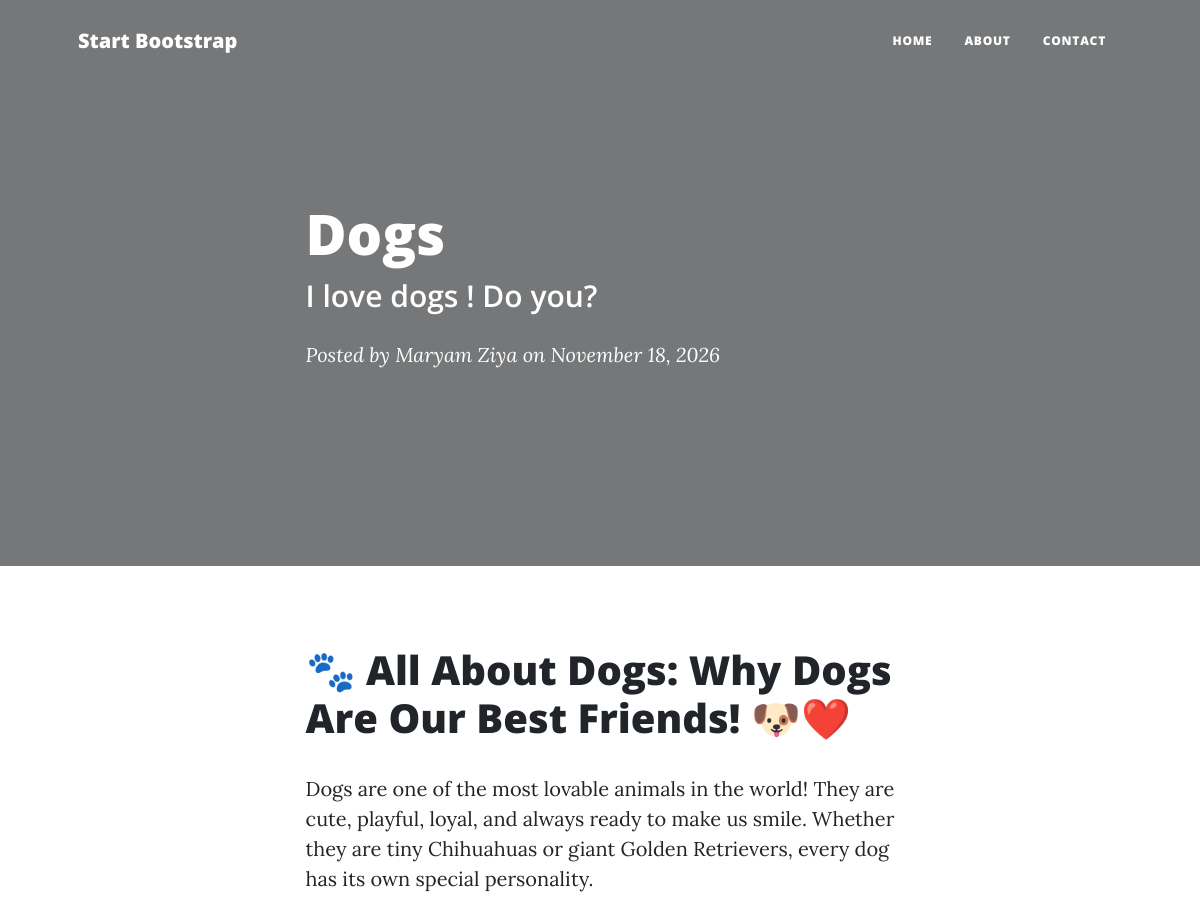
/post/1 (upper part), run on an earlier commit of the app's database.
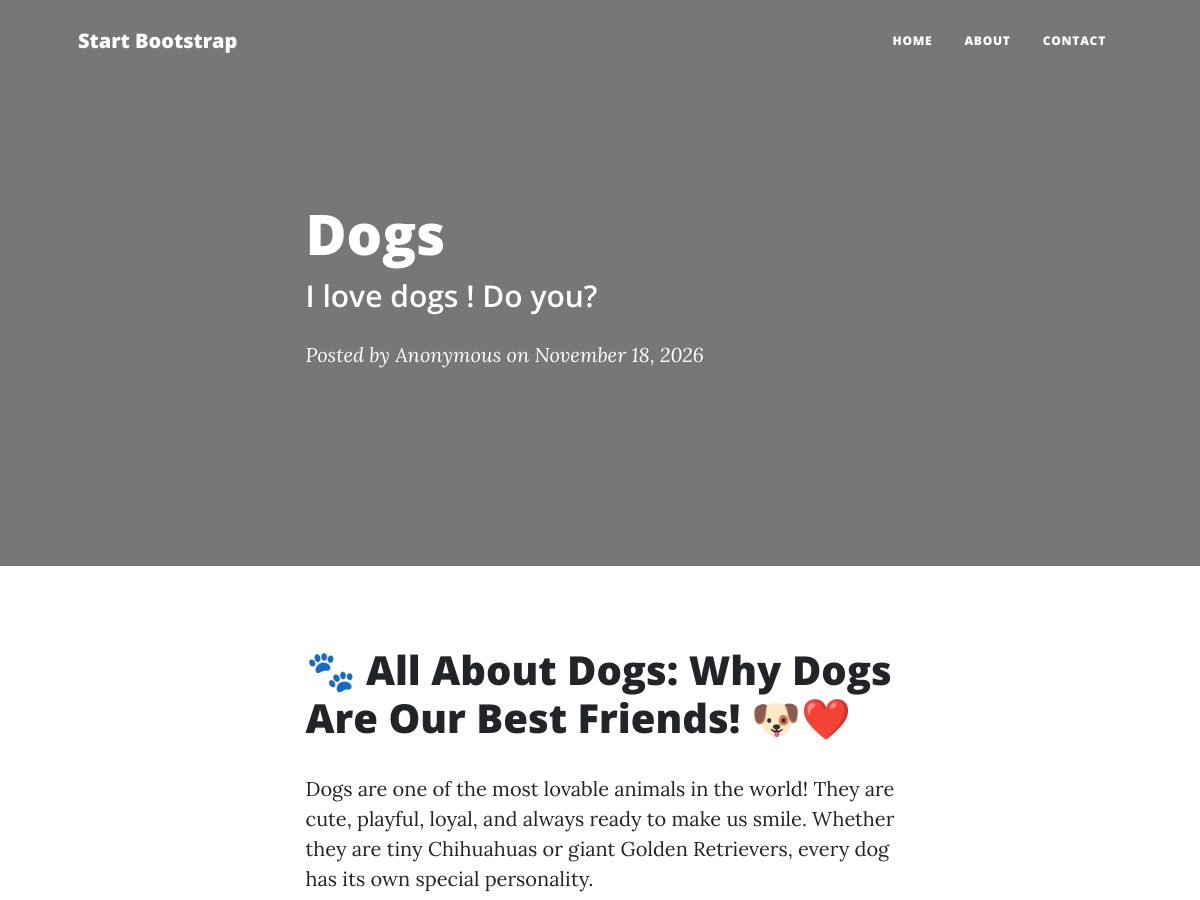
And on a later commit of the database.
### main.py (models this page shows, shortened)
class Blog(db.Model):
    id: Mapped[int] = mapped_column(Integer, primary_key=True)
    title: Mapped[str] = mapped_column(String(250), unique=True, nullable=False)
    name: Mapped[str] = mapped_column(String(250), nullable=False)
    img_url: Mapped[str] = mapped_column(String(250), nullable=False)
    subtitle: Mapped[str] = mapped_column(String(250), nullable=False)
    body: Mapped[str] = mapped_column(String(100000), nullable=False)
    date: Mapped[str] = mapped_column(String(250), nullable=False)

### main.py (the view)
@app.route('/post/<int:id>')
def post_page(id):
    post = db.get_or_404(Blog,id)
    return render_template("post.html",blog=post)

### templates/post.html (shortened to what this page needs)
<!DOCTYPE html>
<html lang="en">
    <head>
       <link href="{{ url_for('static', filename='css/styles.css') }}" rel="stylesheet" />
    </head>
    <body>
        {% include "header.html"%}
        <header class="masthead" style="background-image: url({{blog.img_url}})">
            <div class="container position-relative px-4 px-lg-5">
                <div class="row gx-4 gx-lg-5 justify-content-center">
                    <div class="col-md-10 col-lg-8 col-xl-7">
                        <div class="post-heading">
                            <h1>{{blog.title}}</h1>
                            <h2 class="subheading">{{blog.subtitle}}</h2>
                            <span class="meta">
                                Posted by
                                <a href="#!">{{blog.name}}</a>
                                on {{blog.date}}
                            </span>
                        </div>
                    </div>
                </div>
            </div>
        </header>
        <article class="mb-4">
            <div class="container px-4 px-lg-5">
                <div class="row gx-4 gx-lg-5 justify-content-center">
                    <div class="col-md-10 col-lg-8 col-xl-7">
                        <p>{{blog.body | safe}}</p>
                    </div>
                </div>
            </div>
        </article>
    </body>
</html>

### templates/header.html (shortened to what this page needs)
<nav class="navbar navbar-expand-lg navbar-light" id="mainNav">
            <div class="container px-4 px-lg-5">
                <a class="navbar-brand" href="index.html">Start Bootstrap</a>
                <div class="collapse navbar-collapse" id="navbarResponsive">
                    <ul class="navbar-nav ms-auto py-4 py-lg-0">
                        <li class="nav-item"><a class="nav-link px-lg-3 py-3 py-lg-4" href="{{url_for('get_all_posts')}}">Home</a></li>
                        <li class="nav-item"><a class="nav-link px-lg-3 py-3 py-lg-4" href="{{url_for('abt_page')}}">About</a></li>
                        <li class="nav-item"><a class="nav-link px-lg-3 py-3 py-lg-4" href="{{url_for('contact_page')}}">Contact</a></li>
                    </ul>
                </div>
            </div>
        </nav>

What changed in the data, as far as the page shows it:
changed Blog "Dogs": name "Maryam Ziya" → "Anonymous"
